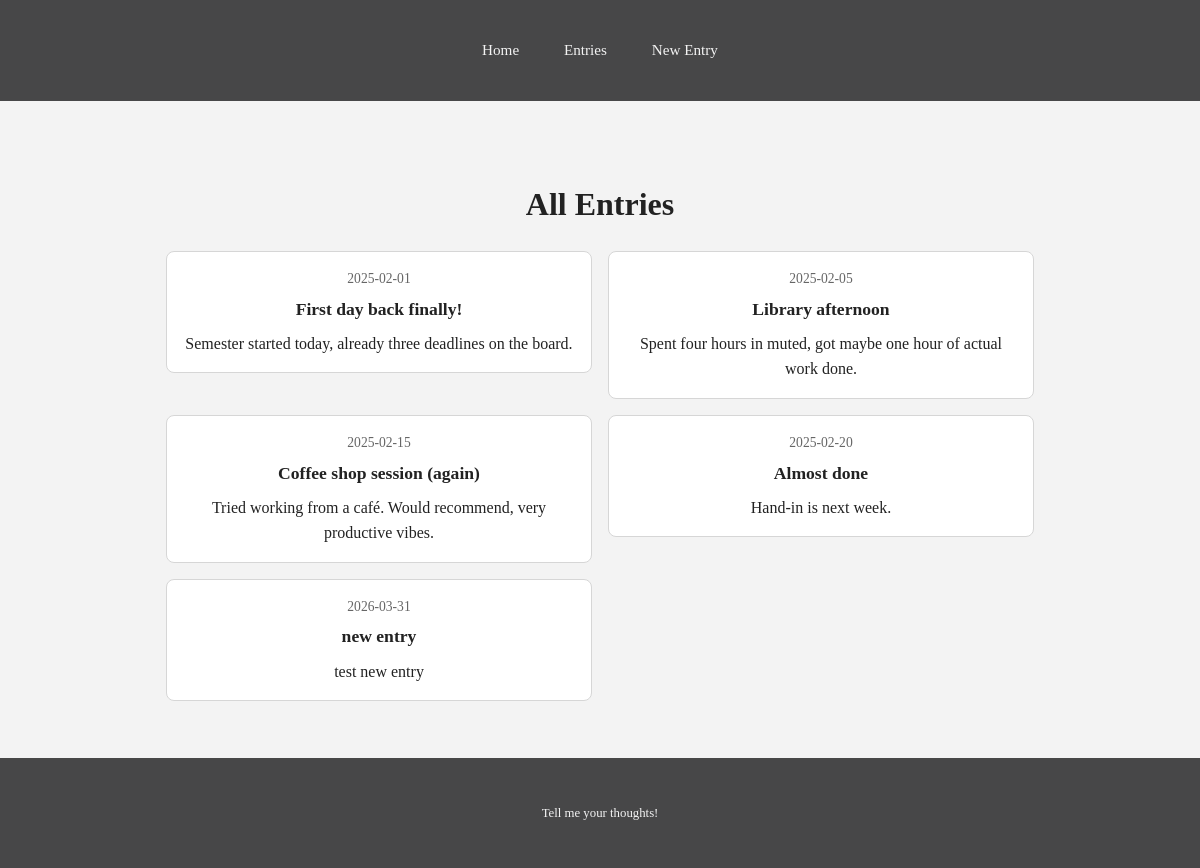
/entries, run on an earlier commit of the app's database.
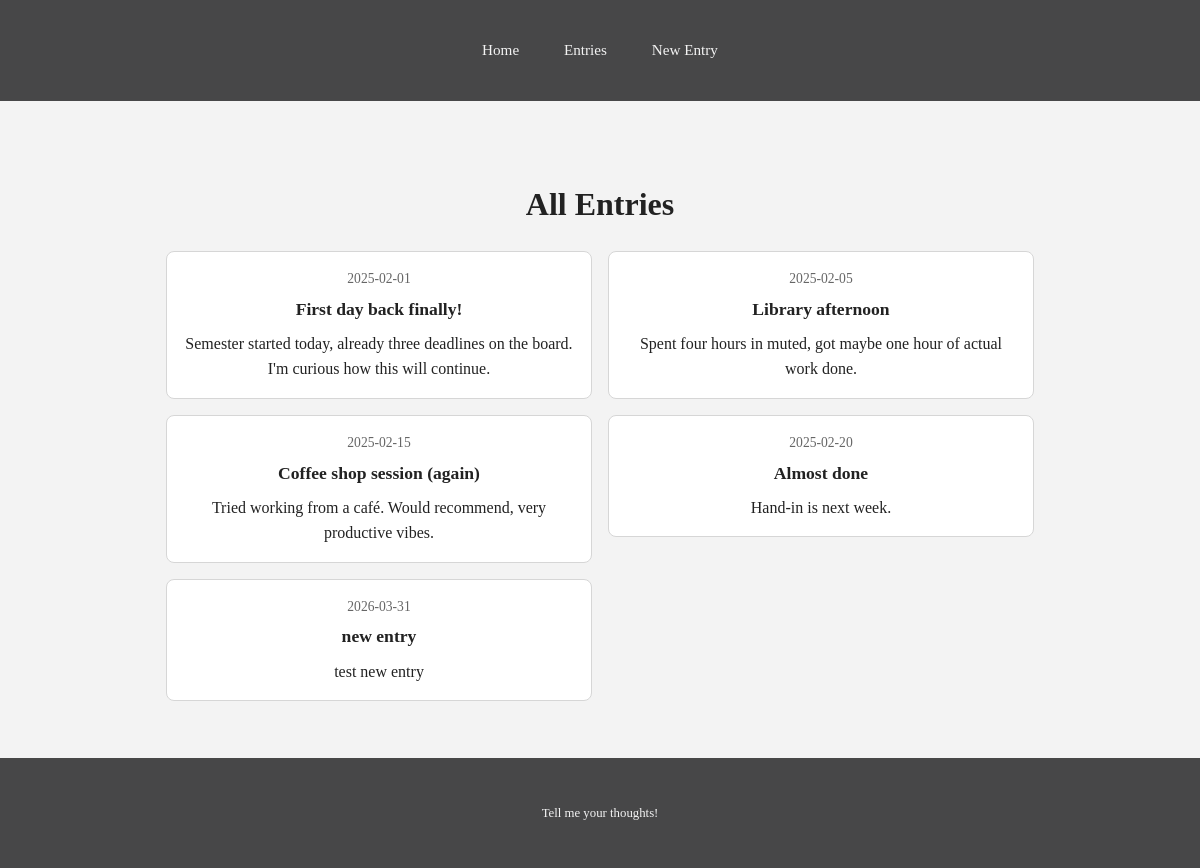
And on a later commit of the database.
### app/journal/models.py (models this page shows)
class Entry(db.Model, CRUDMixin):
    id = db.Column(db.Integer, primary_key=True)
    date = db.Column(db.Date)
    title = db.Column(db.String(80))
    content = db.Column(db.Text(5000))

### app/journal/routes.py (the view)
@blueprint.route("/entries")
def entries_list():
    all_entries = Entry.query.all()
    return render_template("entries.html", entries=all_entries)

### app/templates/entries.html (shortened to what this page needs)
<!DOCTYPE html>
<html lang="en">
<head>
  <link rel="stylesheet" href="/assets/style.css">
</head>
<body>
  <header>
    <div class="container">
      <nav>
        <a href="/">Home</a>
        <a href="/entries">Entries</a>
        <a href="/new">New Entry</a>
      </nav>
    </div>
  </header>
  <main>
    <div class="container">
      <h1>All Entries</h1>
      <div class="entries-grid">
        {% for entry in entries %}
        <a href="/entries/{{ entry.id }}" style="text-decoration: none; color: inherit;">
          <article class="card">
            <span class="date">{{ entry.date }}</span>
            <h2>{{ entry.title }}</h2>
            <p>{{ entry.content }}</p>
          </article>
        </a>
        {% endfor %}
      </div>
    </div>
  </main>
  <footer>
    <div class="container">
      <p>Tell me your thoughts!</p>
    </div>
  </footer>
</body>
</html>

### app/assets/style.css (style rules this page uses)
* { box-sizing: border-box; }
body { font-family: Georgia, serif; margin: 0; padding: 0; font-size: 16px; line-height: 1.6; color: #222; background-color: #f3f3f3; display: flex; flex-direction: column; min-height: 100vh; }
.container { max-width: 900px; margin: 0 auto; padding: 1rem; }
header { background-color: #474748; color: #fff; padding: 1rem; }
nav { display: flex; flex-direction: row; gap: 0.4rem; justify-content: center; align-items: center; }
nav a { text-decoration: none; color: #f3f3f3; font-size: 0.95rem; padding: 0.2rem 0.4rem; }
main { flex-grow: 1; padding: 1rem; text-align: center; }
.entries-grid { display: grid; grid-template-columns: 1fr; gap: 1rem; margin-top: 1rem; }
.card { background-color: #fff; border: 1px solid #d6d6d6; border-radius: 0.5rem; padding: 1rem; }
.card .date { display: block; font-size: 0.85rem; color: #666; margin-bottom: 0.3rem; }
.card h2 { margin: 0 0 0.5rem 0; font-size: 1.1rem; }
.card p { margin: 0; }
footer { background-color: #474748; color: #f3f3f3; border-top: 1px solid #f3f3f3; padding: 1rem; text-align: center; font-size: 0.8rem; }
@media (min-width: 600px) { nav { gap: 1.2rem; } }
@media (min-width: 600px) { nav a { padding: 0.4rem 0.8rem; } }
@media (min-width: 900px) { main { padding: 2.5rem 0; } }
@media (min-width: 900px) { .entries-grid { grid-template-columns: 1fr 1fr; } }

What changed in the data, as far as the page shows it:
changed Entry "First day back finally!": content "Semester started today, already three deadlines on the board." → "Semester started today, already three deadlines on the board. I'm curious how this will continue."
